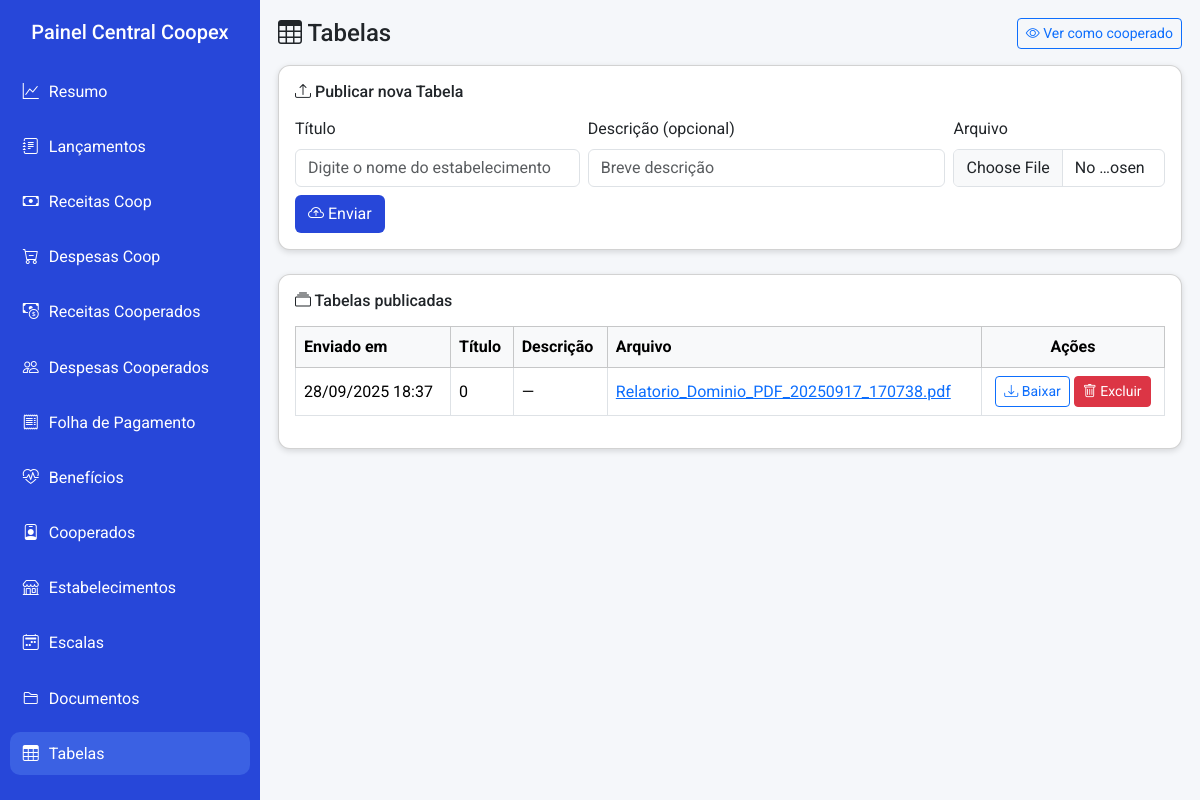
/admin/tabelas (signed in), run on the app's committed database.
### app.py (models this page shows)
class Tabela(db.Model):
    id = db.Column(db.Integer, primary_key=True)
    titulo = db.Column(db.String(200), nullable=False)
    categoria = db.Column(db.String(40))
    descricao = db.Column(db.String(255))
    arquivo_url = db.Column(db.String(255), nullable=False)
    arquivo_nome = db.Column(db.String(255))
    enviado_em = db.Column(db.DateTime, default=datetime.utcnow)

### app.py (the view)
@app.route("/admin/tabelas")
@admin_required
def admin_tabelas():
    tabelas = Tabela.query.order_by(Tabela.enviado_em.desc()).all()
    return render_template("admin_tabelas.html", tabelas=tabelas)

### app.py (called while the page is built, shortened)
def role_required(role: str):
    def deco(fn):
        @wraps(fn)
        def wrapper(*args, **kwargs):
            if session.get("user_tipo") != role:
                return redirect(url_for("login"))
            return fn(*args, **kwargs)
        return wrapper
    return deco

def _avisos_nao_lidos_para_usuario():
    if "user_id" not in session:
        return 0, None
    u_id   = session.get("user_id")
    u_tipo = session.get("user_tipo")
    return 0, None

@app.context_processor
def inject_avisos_banner():
    try:
        qtd, link = _avisos_nao_lidos_para_usuario()
    except Exception:
        qtd, link = 0, None
    return {
        "avisos_unread_count": qtd,
        "avisos_unread_url": link
    }

### templates/admin_tabelas.html (shortened to what this page needs)
<!DOCTYPE html>
<html lang="pt-br">
<head>
  <link rel="stylesheet" href="https://cdn.jsdelivr.net/npm/bootstrap@5.3.2/dist/css/bootstrap.min.css">
  <link rel="stylesheet" href="https://cdn.jsdelivr.net/npm/bootstrap-icons@1.11.3/font/bootstrap-icons.css">
</head>
<body>
<aside class="sidebar">
  <div class="brand">
    <h5>Painel Central Coopex</h5>
  </div>
  <nav class="nav flex-column pb-3">
    <a class="nav-link" href="{{ url_for('admin_dashboard') }}?tab=resumo">
      <i class="bi bi-graph-up"></i> <span>Resumo</span>
    </a>
    <a class="nav-link" href="{{ url_for('admin_dashboard') }}?tab=lancamentos">
      <i class="bi bi-journal-text"></i> <span>Lançamentos</span>
    </a>
    <a class="nav-link" href="{{ url_for('admin_dashboard') }}?tab=receitas">
      <i class="bi bi-cash"></i> <span>Receitas Coop</span>
    </a>
    <a class="nav-link" href="{{ url_for('admin_dashboard') }}?tab=despesas">
      <i class="bi bi-cart-dash"></i> <span>Despesas Coop</span>
    </a>
    <a class="nav-link" href="{{ url_for('admin_dashboard') }}?tab=coop_receitas">
      <i class="bi bi-cash-coin"></i> <span>Receitas Cooperados</span>
    </a>
    <a class="nav-link" href="{{ url_for('admin_dashboard') }}?tab=coop_despesas">
      <i class="bi bi-people"></i> <span>Despesas Cooperados</span>
    </a>
    <a class="nav-link" href="{{ url_for('admin_dashboard') }}?tab=folha">
      <i class="bi bi-receipt"></i> <span>Folha de Pagamento</span>
    </a>
    <a class="nav-link" href="{{ url_for('admin_dashboard') }}?tab=beneficios">
      <i class="bi bi-heart-pulse"></i> <span>Benefícios</span>
    </a>
    <a class="nav-link" href="{{ url_for('admin_dashboard') }}?tab=cooperados">
      <i class="bi bi-person-badge"></i> <span>Cooperados</span>
    </a>
    <a class="nav-link" href="{{ url_for('admin_dashboard') }}?tab=restaurantes">
      <i class="bi bi-shop"></i> <span>Estabelecimentos</span>
    </a>
    <a class="nav-link" href="{{ url_for('admin_dashboard') }}?tab=escalas">
      <i class="bi bi-calendar2-week"></i> <span>Escalas</span>
    </a>
    <a class="nav-link {% if request.endpoint == 'admin_documentos' %}active{% endif %}" href="{{ url_for('admin_documentos') }}">
      <i class="bi bi-folder2"></i> <span>Documentos</span>
    </a>
    <a class="nav-link {% if request.endpoint == 'admin_tabelas' %}active{% endif %}" href="{{ url_for('admin_tabelas') }}">
      <i class="bi bi-table"></i> <span>Tabelas</span>
    </a>
    <a class="nav-link {% if request.endpoint == 'admin_avisos' %}active{% endif %}" href="{{ url_for('admin_avisos') }}">
    </a>
  </nav>
</aside>
<main class="main">
  <div class="d-flex justify-content-between align-items-center mb-3">
    <h4 class="m-0"><i class="bi bi-table"></i> Tabelas</h4>
    <div class="d-flex gap-2">
      <a class="btn btn-outline-primary btn-sm" href="{{ url_for('tabelas_publicas') }}"><i class="bi bi-eye"></i> Ver como cooperado</a>
    </div>
  </div>
  <section class="mb-4">
    <div class="card">
      <div class="card-body">
        <h6 class="mb-3"><i class="bi bi-upload"></i> Publicar nova Tabela</h6>
        <form method="POST" action="{{ url_for('admin_upload_tabela') }}" enctype="multipart/form-data" class="row g-2">
          <div class="col-md-4">
            <label class="form-label">Título</label>
            <input type="text" name="titulo" class="form-control" placeholder="Digite o nome do estabelecimento" required>
          </div>
          <div class="col-md-5">
            <label class="form-label">Descrição (opcional)</label>
            <input type="text" name="descricao" class="form-control" placeholder="Breve descrição">
          </div>
          <div class="col-md-3">
            <label class="form-label">Arquivo</label>
            <input type="file" name="arquivo" class="form-control"
                   accept=".xlsx,.xls,.csv,application/pdf,.pdf,.doc,.docx,application/msword,application/vnd.openxmlformats-officedocument.wordprocessingml.document"
                   required>
          </div>
          <div class="col-12">
            <button class="btn btn-royal"><i class="bi bi-cloud-arrow-up"></i> Enviar</button>
          </div>
        </form>
      </div>
    </div>
  </section>
  <section>
    <div class="card">
      <div class="card-body">
        <h6 class="mb-3"><i class="bi bi-collection"></i> Tabelas publicadas</h6>
        <div class="table-responsive">
          <table class="table table-bordered align-middle">
            <thead class="table-light">
              <tr>
                <th>Enviado em</th>
                <th>Título</th>
                <th>Descrição</th>
                <th>Arquivo</th>
                <th class="text-center">Ações</th>
              </tr>
            </thead>
            <tbody>
              {% for t in tabelas %}
                <tr>
                  <td>{{ t.enviado_em.strftime('%d/%m/%Y %H:%M') if t.enviado_em else '—' }}</td>
                  <td>{{ t.titulo }}</td>
                  <td>{{ t.descricao or '—' }}</td>
                  <td class="text-break">
                    <a href="{{ url_for('baixar_tabela', tab_id=t.id) }}" target="_blank">{{ t.arquivo_nome or 'arquivo' }}</a>
                  </td>
                  <td class="text-center">
                    <a class="btn btn-sm btn-outline-primary" href="{{ url_for('baixar_tabela', tab_id=t.id) }}">
                      <i class="bi bi-download"></i> Baixar
                    </a>
                    <a class="btn btn-sm btn-danger btn-del" href="{{ url_for('admin_delete_tabela', tab_id=t.id) }}">
                      <i class="bi bi-trash"></i> Excluir
                    </a>
                  </td>
                </tr>
              {% else %}
                <tr><td colspan="5" class="text-center text-muted">Nenhum arquivo publicado.</td></tr>
              {% endfor %}
            </tbody>
          </table>
        </div>
      </div>
    </div>
  </section>
</main>
</body>
</html>

### templates/admin_tabelas.html (style rules this page uses)
:root { --royal-blue:#2747d9; --hover-blue:#3b61e3; --danger:#e74c3c; --success:#2ecc71; --warning:#f1c40f; --sidebar-w:260px; }
html,body { height:100% }
body { font-family:'Roboto',sans-serif;background:#f5f7fa;overflow-x:hidden }
.sidebar { width:var(--sidebar-w);height:100vh;position:fixed;left:0;top:0;background:var(--royal-blue);color:#fff;overflow-y:auto }
.brand { display:flex;flex-direction:column;align-items:center;gap:.3rem;padding:20px 10px 12px }
.sidebar .nav-link { color:#fff;border-radius:10px;margin:6px 10px;padding:.6rem .8rem;display:flex;align-items:center;gap:.5rem }
.sidebar .nav-link:hover,.sidebar .nav-link.active { background:var(--hover-blue) }
.sidebar .nav-link i { width:18px }
.main { margin-left:var(--sidebar-w);max-width:calc(100vw - var(--sidebar-w));padding:18px }
.card { border-radius:12px;box-shadow:0 2px 6px #0002 }
.btn-royal { background:var(--royal-blue);color:#fff }

### data on the page
Tabela: enviado_em "28/09/2025 18:37", titulo "0", descricao "—", arquivo_nome "Relatorio_Dominio_PDF_20250917_170738.pdf"
